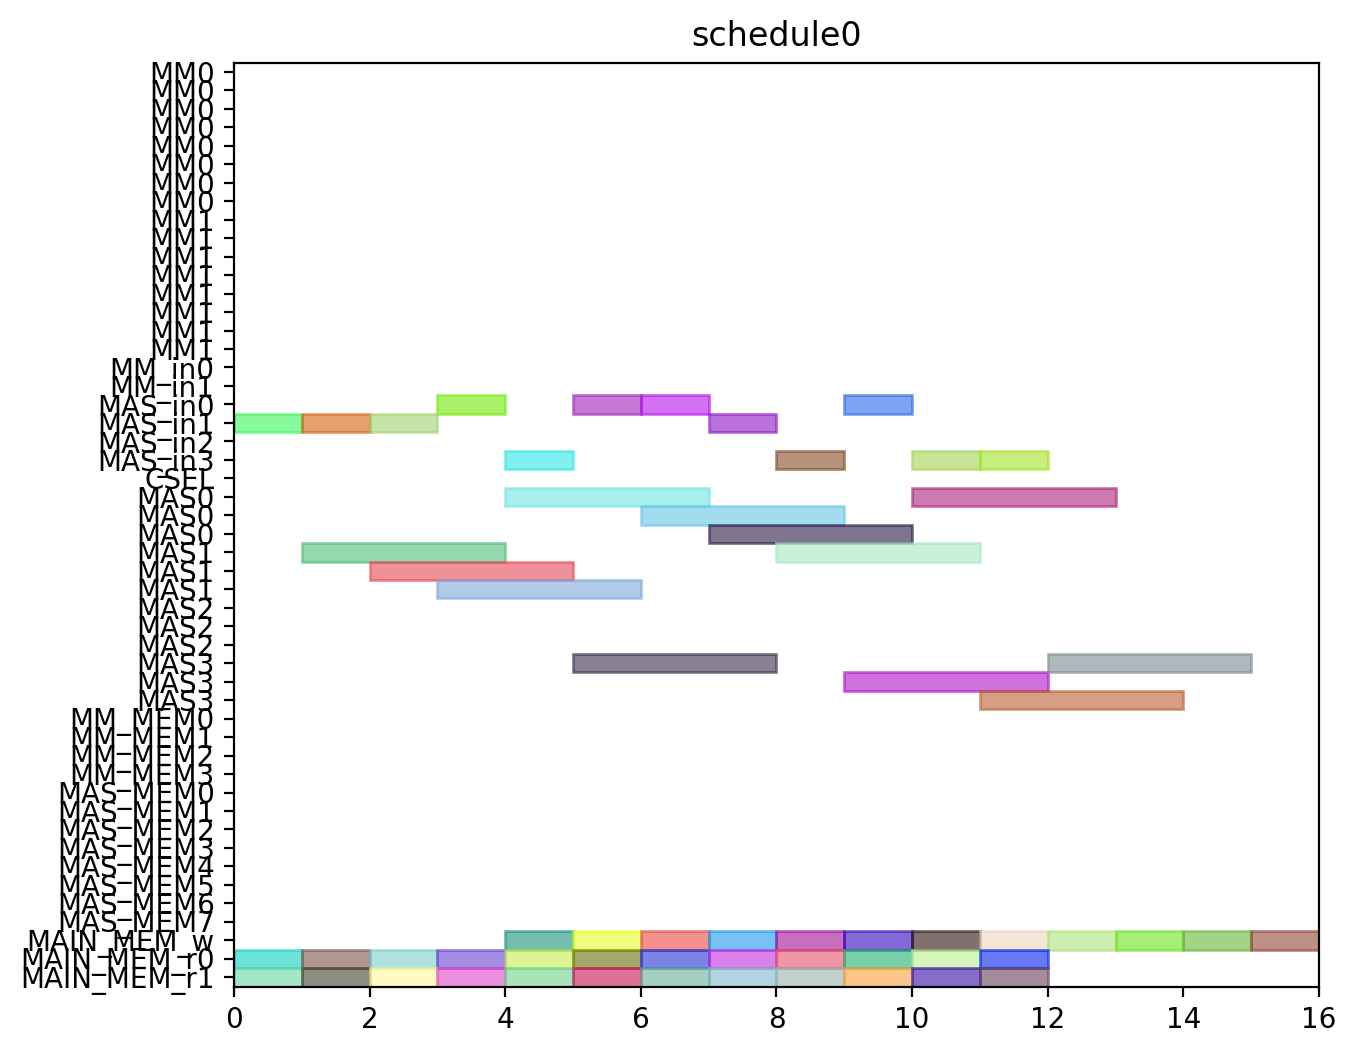

The Python source for this figure:
from pyschedule import Scenario, solvers, plotters, alt


def solve():
	horizon = 120
	S = Scenario("schedule0", horizon=horizon)

	# resource
	MM = S.Resources('MM', num=2, size=8)
	MM_in = S.Resources('MM_in', num=2)
	MAS_in = S.Resources('MAS_in', num=4)
	CSEL = S.Resource('CSEL')
	MAS = S.Resources('MAS', num=4, size=3, periods=range(1, horizon))
	MM_MEM = S.Resources('MM_MEM', num=4)
	MAS_MEM = S.Resources('MAS_MEM', num=8)
	MAIN_MEM_w = S.Resource('MAIN_MEM_w', size=1)
	MAIN_MEM_r = S.Resources('MAIN_MEM_r', num=2)

	# result of previous scheduling

	# new tasks
	c000 = S.Task('c000', length=3, delay_cost=1)
	c000 += alt(MAS)
	c000_in = S.Task('c000_in', length=1, delay_cost=1)
	c000_in += alt(MAS_in)
	S += c000_in*MAS_in[0]<=c000*MAS[0]

	S += c000_in*MAS_in[1]<=c000*MAS[1]

	S += c000_in*MAS_in[2]<=c000*MAS[2]

	S += c000_in*MAS_in[3]<=c000*MAS[3]

	S += 0<c000

	c000_w = S.Task('c000_w', length=1, delay_cost=1)
	c000_w += alt(MAIN_MEM_w)
	S += c000 <= c000_w

	c000_mem0 = S.Task('c000_mem0', length=1, delay_cost=1)
	c000_mem0 += MAIN_MEM_r[0]
	S += c000_mem0 <= c000

	c000_mem1 = S.Task('c000_mem1', length=1, delay_cost=1)
	c000_mem1 += MAIN_MEM_r[1]
	S += c000_mem1 <= c000

	c001 = S.Task('c001', length=3, delay_cost=1)
	c001 += alt(MAS)
	c001_in = S.Task('c001_in', length=1, delay_cost=1)
	c001_in += alt(MAS_in)
	S += c001_in*MAS_in[0]<=c001*MAS[0]

	S += c001_in*MAS_in[1]<=c001*MAS[1]

	S += c001_in*MAS_in[2]<=c001*MAS[2]

	S += c001_in*MAS_in[3]<=c001*MAS[3]

	S += 0<c001

	c001_w = S.Task('c001_w', length=1, delay_cost=1)
	c001_w += alt(MAIN_MEM_w)
	S += c001 <= c001_w

	c001_mem0 = S.Task('c001_mem0', length=1, delay_cost=1)
	c001_mem0 += MAIN_MEM_r[0]
	S += c001_mem0 <= c001

	c001_mem1 = S.Task('c001_mem1', length=1, delay_cost=1)
	c001_mem1 += MAIN_MEM_r[1]
	S += c001_mem1 <= c001

	c010 = S.Task('c010', length=3, delay_cost=1)
	c010 += alt(MAS)
	c010_in = S.Task('c010_in', length=1, delay_cost=1)
	c010_in += alt(MAS_in)
	S += c010_in*MAS_in[0]<=c010*MAS[0]

	S += c010_in*MAS_in[1]<=c010*MAS[1]

	S += c010_in*MAS_in[2]<=c010*MAS[2]

	S += c010_in*MAS_in[3]<=c010*MAS[3]

	S += 0<c010

	c010_w = S.Task('c010_w', length=1, delay_cost=1)
	c010_w += alt(MAIN_MEM_w)
	S += c010 <= c010_w

	c010_mem0 = S.Task('c010_mem0', length=1, delay_cost=1)
	c010_mem0 += MAIN_MEM_r[0]
	S += c010_mem0 <= c010

	c010_mem1 = S.Task('c010_mem1', length=1, delay_cost=1)
	c010_mem1 += MAIN_MEM_r[1]
	S += c010_mem1 <= c010

	c011 = S.Task('c011', length=3, delay_cost=1)
	c011 += alt(MAS)
	c011_in = S.Task('c011_in', length=1, delay_cost=1)
	c011_in += alt(MAS_in)
	S += c011_in*MAS_in[0]<=c011*MAS[0]

	S += c011_in*MAS_in[1]<=c011*MAS[1]

	S += c011_in*MAS_in[2]<=c011*MAS[2]

	S += c011_in*MAS_in[3]<=c011*MAS[3]

	S += 0<c011

	c011_w = S.Task('c011_w', length=1, delay_cost=1)
	c011_w += alt(MAIN_MEM_w)
	S += c011 <= c011_w

	c011_mem0 = S.Task('c011_mem0', length=1, delay_cost=1)
	c011_mem0 += MAIN_MEM_r[0]
	S += c011_mem0 <= c011

	c011_mem1 = S.Task('c011_mem1', length=1, delay_cost=1)
	c011_mem1 += MAIN_MEM_r[1]
	S += c011_mem1 <= c011

	c100 = S.Task('c100', length=3, delay_cost=1)
	c100 += alt(MAS)
	c100_in = S.Task('c100_in', length=1, delay_cost=1)
	c100_in += alt(MAS_in)
	S += c100_in*MAS_in[0]<=c100*MAS[0]

	S += c100_in*MAS_in[1]<=c100*MAS[1]

	S += c100_in*MAS_in[2]<=c100*MAS[2]

	S += c100_in*MAS_in[3]<=c100*MAS[3]

	S += 0<c100

	c100_w = S.Task('c100_w', length=1, delay_cost=1)
	c100_w += alt(MAIN_MEM_w)
	S += c100 <= c100_w

	c100_mem0 = S.Task('c100_mem0', length=1, delay_cost=1)
	c100_mem0 += MAIN_MEM_r[0]
	S += c100_mem0 <= c100

	c100_mem1 = S.Task('c100_mem1', length=1, delay_cost=1)
	c100_mem1 += MAIN_MEM_r[1]
	S += c100_mem1 <= c100

	c101 = S.Task('c101', length=3, delay_cost=1)
	c101 += alt(MAS)
	c101_in = S.Task('c101_in', length=1, delay_cost=1)
	c101_in += alt(MAS_in)
	S += c101_in*MAS_in[0]<=c101*MAS[0]

	S += c101_in*MAS_in[1]<=c101*MAS[1]

	S += c101_in*MAS_in[2]<=c101*MAS[2]

	S += c101_in*MAS_in[3]<=c101*MAS[3]

	S += 0<c101

	c101_w = S.Task('c101_w', length=1, delay_cost=1)
	c101_w += alt(MAIN_MEM_w)
	S += c101 <= c101_w

	c101_mem0 = S.Task('c101_mem0', length=1, delay_cost=1)
	c101_mem0 += MAIN_MEM_r[0]
	S += c101_mem0 <= c101

	c101_mem1 = S.Task('c101_mem1', length=1, delay_cost=1)
	c101_mem1 += MAIN_MEM_r[1]
	S += c101_mem1 <= c101

	c110 = S.Task('c110', length=3, delay_cost=1)
	c110 += alt(MAS)
	c110_in = S.Task('c110_in', length=1, delay_cost=1)
	c110_in += alt(MAS_in)
	S += c110_in*MAS_in[0]<=c110*MAS[0]

	S += c110_in*MAS_in[1]<=c110*MAS[1]

	S += c110_in*MAS_in[2]<=c110*MAS[2]

	S += c110_in*MAS_in[3]<=c110*MAS[3]

	S += 0<c110

	c110_w = S.Task('c110_w', length=1, delay_cost=1)
	c110_w += alt(MAIN_MEM_w)
	S += c110 <= c110_w

	c110_mem0 = S.Task('c110_mem0', length=1, delay_cost=1)
	c110_mem0 += MAIN_MEM_r[0]
	S += c110_mem0 <= c110

	c110_mem1 = S.Task('c110_mem1', length=1, delay_cost=1)
	c110_mem1 += MAIN_MEM_r[1]
	S += c110_mem1 <= c110

	c111 = S.Task('c111', length=3, delay_cost=1)
	c111 += alt(MAS)
	c111_in = S.Task('c111_in', length=1, delay_cost=1)
	c111_in += alt(MAS_in)
	S += c111_in*MAS_in[0]<=c111*MAS[0]

	S += c111_in*MAS_in[1]<=c111*MAS[1]

	S += c111_in*MAS_in[2]<=c111*MAS[2]

	S += c111_in*MAS_in[3]<=c111*MAS[3]

	S += 0<c111

	c111_w = S.Task('c111_w', length=1, delay_cost=1)
	c111_w += alt(MAIN_MEM_w)
	S += c111 <= c111_w

	c111_mem0 = S.Task('c111_mem0', length=1, delay_cost=1)
	c111_mem0 += MAIN_MEM_r[0]
	S += c111_mem0 <= c111

	c111_mem1 = S.Task('c111_mem1', length=1, delay_cost=1)
	c111_mem1 += MAIN_MEM_r[1]
	S += c111_mem1 <= c111

	c200 = S.Task('c200', length=3, delay_cost=1)
	c200 += alt(MAS)
	c200_in = S.Task('c200_in', length=1, delay_cost=1)
	c200_in += alt(MAS_in)
	S += c200_in*MAS_in[0]<=c200*MAS[0]

	S += c200_in*MAS_in[1]<=c200*MAS[1]

	S += c200_in*MAS_in[2]<=c200*MAS[2]

	S += c200_in*MAS_in[3]<=c200*MAS[3]

	S += 0<c200

	c200_w = S.Task('c200_w', length=1, delay_cost=1)
	c200_w += alt(MAIN_MEM_w)
	S += c200 <= c200_w

	c200_mem0 = S.Task('c200_mem0', length=1, delay_cost=1)
	c200_mem0 += MAIN_MEM_r[0]
	S += c200_mem0 <= c200

	c200_mem1 = S.Task('c200_mem1', length=1, delay_cost=1)
	c200_mem1 += MAIN_MEM_r[1]
	S += c200_mem1 <= c200

	c201 = S.Task('c201', length=3, delay_cost=1)
	c201 += alt(MAS)
	c201_in = S.Task('c201_in', length=1, delay_cost=1)
	c201_in += alt(MAS_in)
	S += c201_in*MAS_in[0]<=c201*MAS[0]

	S += c201_in*MAS_in[1]<=c201*MAS[1]

	S += c201_in*MAS_in[2]<=c201*MAS[2]

	S += c201_in*MAS_in[3]<=c201*MAS[3]

	S += 0<c201

	c201_w = S.Task('c201_w', length=1, delay_cost=1)
	c201_w += alt(MAIN_MEM_w)
	S += c201 <= c201_w

	c201_mem0 = S.Task('c201_mem0', length=1, delay_cost=1)
	c201_mem0 += MAIN_MEM_r[0]
	S += c201_mem0 <= c201

	c201_mem1 = S.Task('c201_mem1', length=1, delay_cost=1)
	c201_mem1 += MAIN_MEM_r[1]
	S += c201_mem1 <= c201

	c210 = S.Task('c210', length=3, delay_cost=1)
	c210 += alt(MAS)
	c210_in = S.Task('c210_in', length=1, delay_cost=1)
	c210_in += alt(MAS_in)
	S += c210_in*MAS_in[0]<=c210*MAS[0]

	S += c210_in*MAS_in[1]<=c210*MAS[1]

	S += c210_in*MAS_in[2]<=c210*MAS[2]

	S += c210_in*MAS_in[3]<=c210*MAS[3]

	S += 0<c210

	c210_w = S.Task('c210_w', length=1, delay_cost=1)
	c210_w += alt(MAIN_MEM_w)
	S += c210 <= c210_w

	c210_mem0 = S.Task('c210_mem0', length=1, delay_cost=1)
	c210_mem0 += MAIN_MEM_r[0]
	S += c210_mem0 <= c210

	c210_mem1 = S.Task('c210_mem1', length=1, delay_cost=1)
	c210_mem1 += MAIN_MEM_r[1]
	S += c210_mem1 <= c210

	c211 = S.Task('c211', length=3, delay_cost=1)
	c211 += alt(MAS)
	c211_in = S.Task('c211_in', length=1, delay_cost=1)
	c211_in += alt(MAS_in)
	S += c211_in*MAS_in[0]<=c211*MAS[0]

	S += c211_in*MAS_in[1]<=c211*MAS[1]

	S += c211_in*MAS_in[2]<=c211*MAS[2]

	S += c211_in*MAS_in[3]<=c211*MAS[3]

	S += 0<c211

	c211_w = S.Task('c211_w', length=1, delay_cost=1)
	c211_w += alt(MAIN_MEM_w)
	S += c211 <= c211_w

	c211_mem0 = S.Task('c211_mem0', length=1, delay_cost=1)
	c211_mem0 += MAIN_MEM_r[0]
	S += c211_mem0 <= c211

	c211_mem1 = S.Task('c211_mem1', length=1, delay_cost=1)
	c211_mem1 += MAIN_MEM_r[1]
	S += c211_mem1 <= c211

	solvers.mip.solve(S,msg=1,kind='CPLEX',ratio_gap=1.01)

	solution = [['hoge']*len(S.solution()[1]) for i in range(len(S.solution()))]
	for i in range(len(S.solution())):
		for j in range(len(S.solution()[i])):
			solution[i][j]=str(S.solution()[i][j])
	print(solution)

	cycles = int(solution[-1][3])

	pic_file_name = "/mnt/rose/usr1/fukuda/ABE/multiRAM_multiMAS_16mux/scheduling_result/stage8MM2_stage3MAS4/CONJ/schedule0.png"
	if(S.solution() != []):
		plotters.matplotlib.plot(S,img_filename=pic_file_name, show_task_labels=False, fig_size=(cycles*0.25+3, 6))

	return solution
